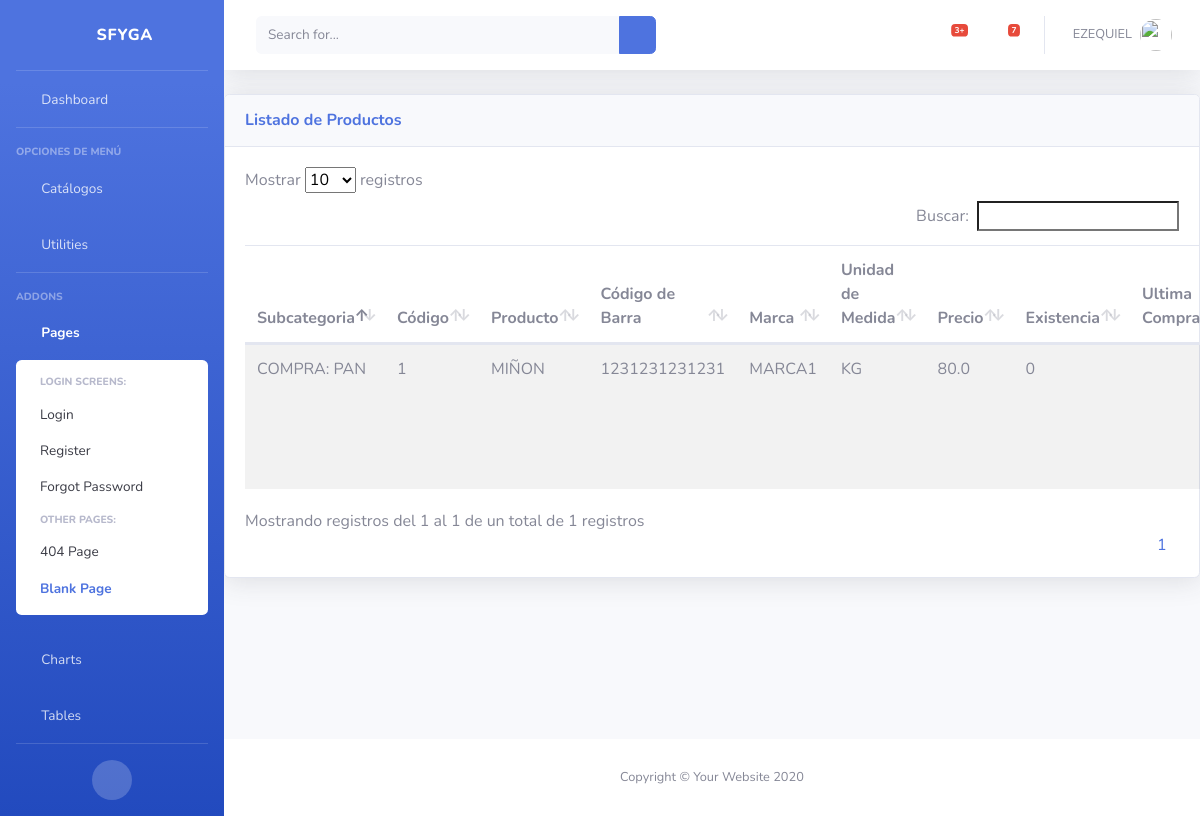
Before: /inv/productos/ (signed in) with the older database file.
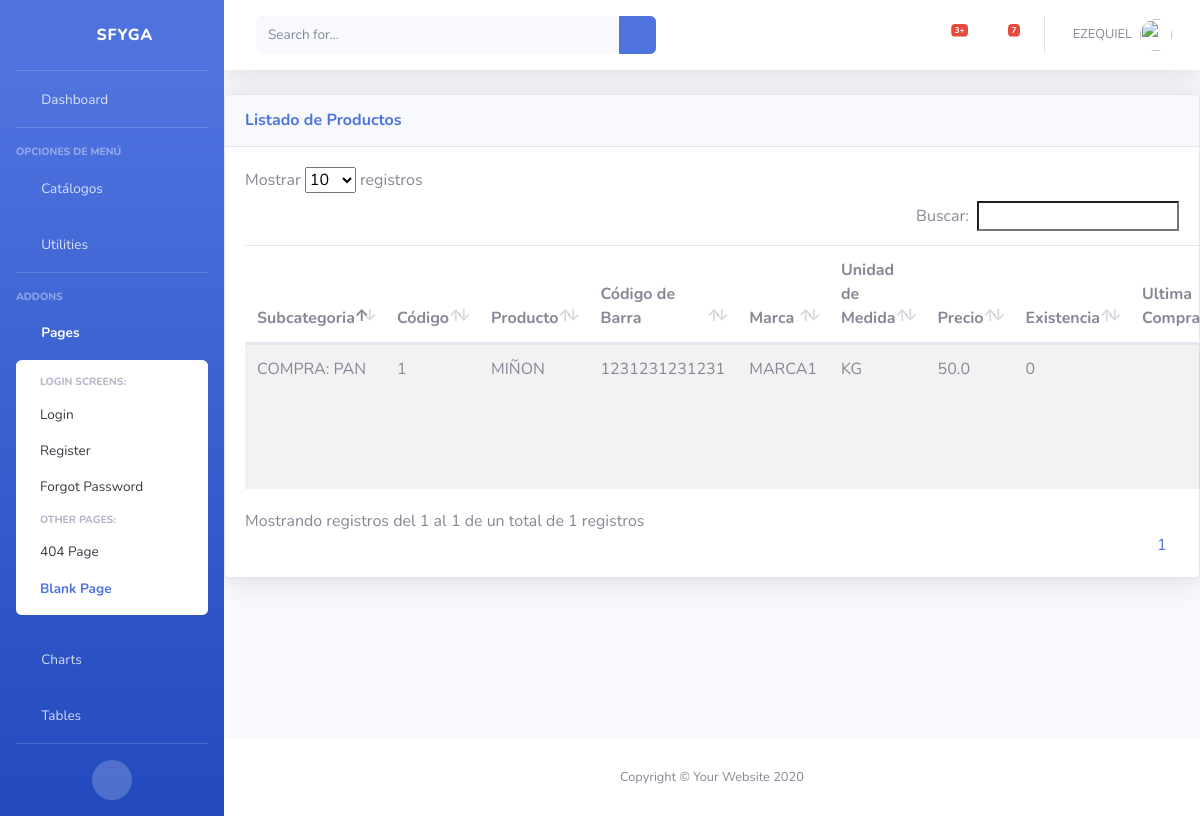
After: the same page with the newer database file.
### inv/models.py (models this page shows, shortened)
class Productos(ClaseModelo):
    codigo = models.CharField(max_length=50, help_text='Codigo de Producto', unique=True)
    codigo_barra = models.CharField(max_length=13)
    descripcion = models.CharField(max_length=200, help_text='Desc. del Producto')
    precio = models.FloatField(default=0)
    existencia = models.IntegerField(default=0)
    ultima_compra = models.DateField(null=True, blank=True)
    marca = models.ForeignKey(Marca, on_delete=models.CASCADE)
    unidad_medida = models.ForeignKey(Um, on_delete=models.CASCADE)
    subcategoria = models.ForeignKey(SubCategoria, on_delete=models.CASCADE)
    class Meta:
        verbose_name_plural = 'Productos'

class SubCategoria(ClaseModelo):
    categoria = models.ForeignKey(Categoria, on_delete=models.CASCADE)
    descripcion = models.CharField( max_length=100, help_text = 'Descripción de la Categoria', unique = True )
    def __str__(self):
        return '{}: {}'.format(self.categoria.descripcion, self.descripcion)
    class Meta:
        verbose_name_plural = 'SubCategorias'
        unique_together = ('categoria','descripcion')

class Categoria(ClaseModelo):
    descripcion = models.CharField(max_length=100, help_text='Descripción de la Categoría', unique=True)
    class Meta:
        verbose_name_plural = 'Categorias'

class Marca(ClaseModelo):
    descripcion = models.CharField(max_length=100, help_text='Marca', unique=True)
    def __str__(self):
        return '{}'.format(self.descripcion)
    class Meta:
        verbose_name_plural = 'Marcas'

class Um(ClaseModelo):
    descripcion = models.CharField(max_length=50, help_text='Unidad Medida', unique=True)
    def __str__(self):
        return '{}'.format(self.descripcion)
    class Meta:
        verbose_name_plural = 'Unidades de Medida'

### inv/views.py (the view)
# urls.py: path('productos/', ProductosView.as_view(), name='productos_list'),
class ProductosView(LoginRequiredMixin, generic.ListView):
    model = Productos
    template_name = "inv/producto_list.html"
    context_object_name = "obj"
    login_url = "bases:login"

### inv/templates/inv/producto_list.html (shortened to what this page needs)
{% extends 'base/base.html' %}
{% block page_content %}
<div class="card shadow mb-4">
    <div
        class="card-header py-3 d-flex flex-row align-items-center justify-content-between">
        <h6 class="m-0 font-weight-bold text-primary">Listado de Productos</h6>
        <div class="dropdown no-arrow">
            <a class="dropdown-toggle" href="#" role="button" id="dropdownMenuLink"
                data-toggle="dropdown" aria-haspopup="true" aria-expanded="false">
                <i class="fas fa-ellipsis-v fa-sm fa-fw text-gray-400"></i>
            </a>
        </div>
    </div>
    <div class="card-body">
        {% if not obj %}
            <div class="alert alert-info">No Hay Productos</div>
        {% else %}
            <table class= "table table-striped table-hover">
                <thead>
                    <th>Subcategoria</th>
                    <th>Código</th>
                    <th>Producto</th>
                    <th>Código de Barra</th>
                    <th>Marca</th>
                    <th>Unidad de Medida</th>
                    <th>Precio</th>
                    <th>Existencia</th>
                    <th>Ultima Compra</th>
                </thead>
                <tbody>
                    {% for item in obj %}
                    <tr>
                        <td>{{ item.subcategoria }}</td>
                        <td>{{ item.codigo }}</td>
                        <td>{{ item.descripcion }}</td>
                        <td>{{ item.codigo_barra }}</td>
                        <td>{{ item.marca }}</td>
                        <td>{{ item.unidad_medida }}</td>
                        <td>{{ item.precio }}</td>
                        <td>{{ item.existencia }}</td>
                        <td>{{ item.ultima_compra | date:"d/m/Y H:i:s" }}</td>
                    </tr>
                    {% endfor %}
                </tbody>
            </table>
        {% endif %}
    </div>
</div>
{% endblock page_content %}

Changed rows visible on the page:
changed Productos "MIÑON": precio "80.0" → "50.0"
